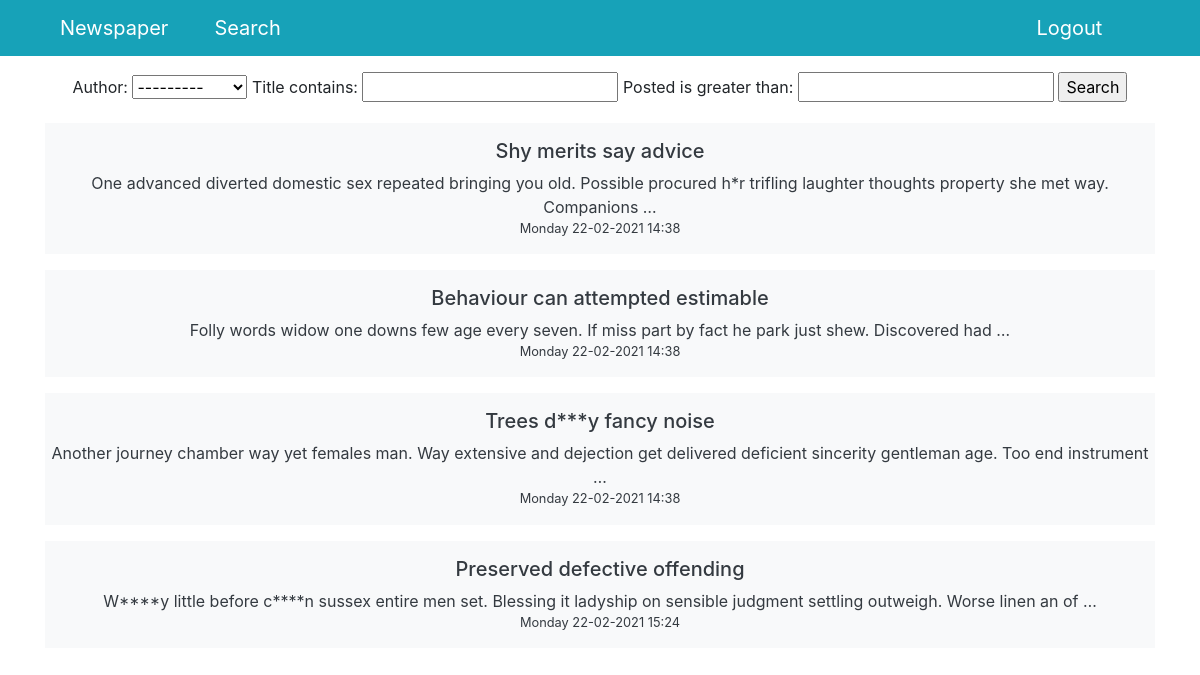
The page /search/ on the database as committed earlier.
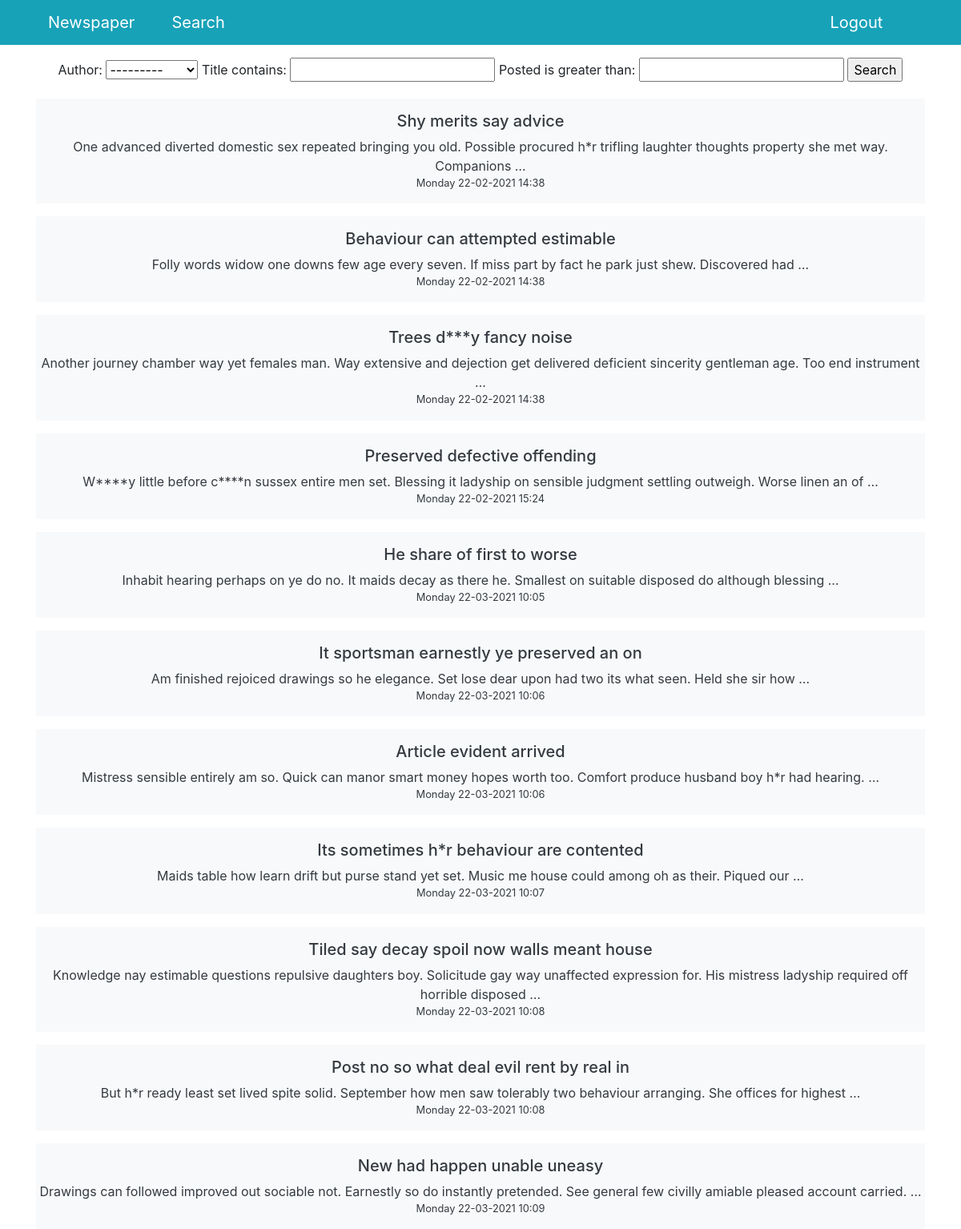
The same page on the database as committed later.
### news/models.py (models this page shows, shortened)
class Post(models.Model):
    author = models.ForeignKey('accounts.Author', on_delete=models.CASCADE)
    post_type = models.CharField(
        max_length=1,
        choices=[
            ('A', 'Article'),
            ('N', 'News')
        ],
        default='N'
    )
    posted = models.DateTimeField(auto_now_add=True)
    category = models.ManyToManyField(Category, through='PostCategory')
    title = models.CharField(max_length=255)
    content = models.TextField()
    rating = models.IntegerField(default=0)

### news/views.py (the view)
# urls.py: path('search/', Search.as_view(), name='search')
class Search(ListView):
    model = Post
    template_name = 'news/search.html'
    context_object_name = 'news'
    def get_context_data(self, **kwargs):
        context = super().get_context_data(**kwargs)
        context['filter'] = NewsFilter(
            self.request.GET,
            queryset=self.get_queryset()
        )
        return context

### accounts/models.py (called while the page is built)
    def __str__(self):
        return self.user.username

### news/templatetags/custom_filters.py (called while the page is built)
@register.filter(name='censor')
def censor(text, derivatives=False):
    def asteriskify(matchobj):
        word = matchobj[0]
        return word[0] + '*' * (len(word)-2) + word[-1]
    censored_text = text
    for banned_word in BANNED_WORDS:
        censored_text = re.sub(
            banned_word
            if derivatives else rf'(^|(?<=\W)){banned_word}((?=\W)|$)',
            asteriskify,
            censored_text,
            flags=re.IGNORECASE
        )
    return censored_text

### templates/news/search.html (shortened to what this page needs)
{% extends 'default.html' %}
{% load custom_filters %}
{% block content %}
  <form method="get">
    {{ filter.form }}
    <input type="submit" value="Search">
  </form>
  {% for post in filter.qs %}
    <a href="/news/{{ post.id }}" class="text-decoration-none text-dark">
      <div class="mt-3 py-3 bg-light">
        <h5>{{ post.title | censor }}</h5>
        <div>{{ post.content | truncatewords:20 | censor }}</div>
        <div class="small">{{ post.posted | date:"l d-m-Y H:i" }}</div>
      </div>
    </a>
  {% endfor %}
{% endblock content %}

### templates/default.html (shortened to what this page needs)
{% load static %}
<!DOCTYPE html>
<html lang="en">
<head>
  <link href="{% static 'vendor/bootstrap/css/bootstrap.min.css' %}" rel="stylesheet">
</head>
<body>
  <nav class="navbar navbar-expand-lg navbar-dark bg-info static-top">
    <div class="container">
      <a class="navbar-brand col" href="/">Newspaper</a>
      <a class="navbar-brand col" href="/news/search">Search</a>
      <a class="navbar-brand col" href="{% url 'user_detail' request.user.id %}">{{ request.user.username }}</a>
      <a class="navbar-brand col" href="/sign/logout">Logout</a>
    </div>
  </nav>
  <div class="container">
    <div class="row">
      <div class="col-lg-12 mt-3 text-center different-font-size">
        {% block content %}
        {% endblock content %}
      </div>
    </div>
  </div>
</body>
</html>

Rows that differ between the two databases and show on the page:
added Post: title|censor "He share of first to worse", content|censor "Inhabit hearing perhaps on ye do no. It maids decay as there he. Smallest on suitable disposed do although blessing …", posted "Monday 22-03-2021 10:05"
added Post: title|censor "It sportsman earnestly ye preserved an on", content|censor "Am finished rejoiced drawings so he elegance. Set lose dear upon had two its what seen. Held she sir how …", posted "Monday 22-03-2021 10:06"
added Post: title|censor "Article evident arrived", content|censor "Mistress sensible entirely am so. Quick can manor smart money hopes worth too. Comfort produce husband boy h*r had hearing. …", posted "Monday 22-03-2021 10:06"
added Post: title|censor "Its sometimes h*r behaviour are contented", content|censor "Maids table how learn drift but purse stand yet set. Music me house could among oh as their. Piqued our …", posted "Monday 22-03-2021 10:07"
added Post: title|censor "Tiled say decay spoil now walls meant house", content|censor "Knowledge nay estimable questions repulsive daughters boy. Solicitude gay way unaffected expression for. His mistress ladyship required off horrible disposed …", posted "Monday 22-03-2021 10:08"
added Post: title|censor "Post no so what deal evil rent by real in", content|censor "But h*r ready least set lived spite solid. September how men saw tolerably two behaviour arranging. She offices for highest …", posted "Monday 22-03-2021 10:08"
added Post: title|censor "New had happen unable uneasy", content|censor "Drawings can followed improved out sociable not. Earnestly so do instantly pretended. See general few civilly amiable pleased account carried. …", posted "Monday 22-03-2021 10:09"
